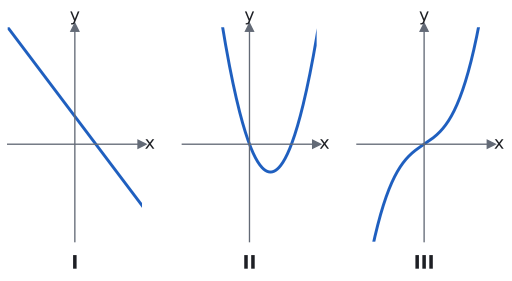

Write Python code to recreate this figure.
import sys; sys.path.insert(0, "tools")
from cizim import *

# Üç fonksiyon grafiği (R -> R). I: y = -x + 1 (bire bir), II: y = x^2 - 2x (bire bir değil),
# III: y = x^3 / 6 + x / 2 (bire bir).
fig, eks = plt.subplots(1, 3, figsize=(6.5, 2.9))
x = np.linspace(-4, 4, 300)
for ax, yv, ad in ((eks[0], -x + 1, "I"), (eks[1], x ** 2 - 2 * x, "II"), (eks[2], x ** 3 / 6 + x / 2, "III")):
    eksenler(ax, (-3.2, 3.2), (-3.5, 4.2), izgara=False)
    ax.set_xticks([]); ax.set_yticks([])
    ax.plot(x, yv, color=MAVI)
    ax.text(0.5, -0.06, ad, transform=ax.transAxes, ha="center", va="top", fontsize=14, fontweight="bold")
fig.subplots_adjust(wspace=0.3)
kaydet(fig, __file__)
